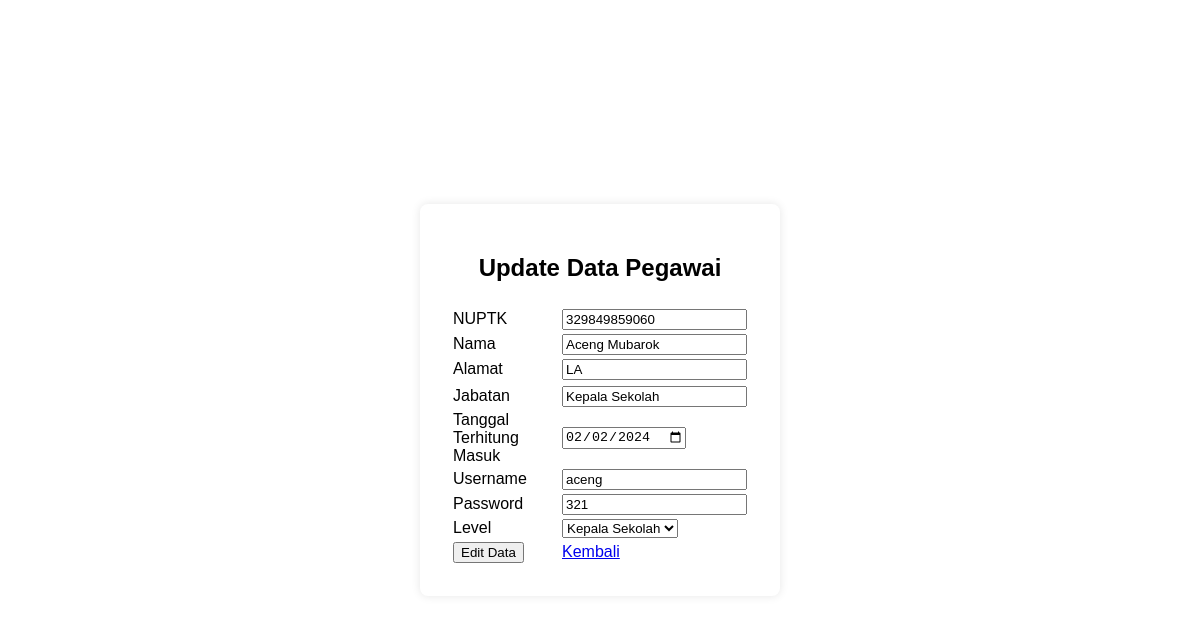
Page /ubah_pegawai.php?id=001K on the committed database.
### tables this page shows
CREATE TABLE `pegawai` (
  `id` varchar(10) NOT NULL,
  `nuptk` varchar(20) NOT NULL,
  `nama` varchar(50) NOT NULL,
  `jk` varchar(15) NOT NULL,
  `alamat` varchar(50) NOT NULL,
  `jabatan` varchar(20) NOT NULL,
  `tmt` date NOT NULL
);

CREATE TABLE `user` (
  `id_staff` varchar(10) NOT NULL,
  `nuptk` varchar(15) NOT NULL,
  `username` varchar(20) NOT NULL,
  `password` varchar(10) NOT NULL,
  `level` varchar(30) NOT NULL
);

### ubah_pegawai.php (the view, shortened to what this page needs)
<?php
require_once("koneksi.php");
$id = $_GET["id"];
$ambiluser = $db->query("SELECT * FROM user WHERE id_staff='$id'");
$rowuser = $ambiluser->fetch_assoc();
if (!empty($rowuser)) {
    $ambil = $db->query("SELECT * FROM pegawai inner join user on pegawai.id = user.id_staff WHERE id='$id'");
    $data = $ambil->fetch_assoc();
?>
    <!DOCTYPE html>
    <html lang="en">
    <head>
    </head>
    <body>
        <div class="login-container">
            <h2>Update Data Pegawai</h2>
            <table>
                <form action="" method="POST">
                    <tr>
                        <td><input type="hidden" name="id" value="<?= $data['id'] ?>" required></td>
                    </tr>
                    <tr>
                        <td><label for="nuptk">NUPTK </label></td>
                        <td><input type="text" name="nuptk" value="<?= $data['nuptk'] ?>" required></td>
                    </tr>
                    <tr>
                        <td><label for="nama">Nama </label></td>
                        <td><input type="text" name="nama" value="<?= $data['nama'] ?>" required></td>
                    </tr>
                    <tr>
                        <td><label for="alamat">Alamat </label></td>
                        <td><input type="text" name="alamat" value="<?= $data['alamat'] ?>" required></td>
                    <tr>
                    <tr>
                        <td><label for="jabatan">Jabatan </label></td>
                        <td><input type="text" name="jabatan" value="<?= $data['jabatan'] ?>" required></td>
                    </tr>
                    <tr>
                        <td><label for="tmt">Tanggal Terhitung Masuk </label></td>
                        <td><input type="date" name="tmt" value="<?= $data['tmt'] ?>" required></td>
                    </tr>
                    <tr>
                        <td><label for="username">Username </label></td>
                        <td><input type="text" name="username" value="<?= $data['username'] ?>" required></td>
                    </tr>
                    <tr>
                        <td><label for="password">Password </label></td>
                        <td><input type="text" name="password" value="<?= $data['password'] ?>" required></td>
                    </tr>
                    <tr>
                        <td><label for="level">Level </label></td>
                        <td>
                            <select name="level" required>
                                <option <?php if ($data['level'] == 'Kepala Sekolah') echo 'selected'; ?> value="Kepala Sekolah">Kepala Sekolah</option>
                            </select>
                        </td>
                    </tr>
                    <tr>
                        <td><input type="submit" value="Edit Data" name="ubah"></td>
                        <td><a href="pegawai.php"> Kembali </a></td>
                    </tr>
                </form>
            </table>
        </div>
    </body>
    </html>
<?php } ?>

### ubah_pegawai.php (style rules this page uses)
body { font-family: sans-serif, sans-serif; background-image: url('assets/img/school.jpg'); background-repeat: no-repeat; background-size: 100%; margin: 0; padding: 0; display: flex; align-items: center; justify-content: center; height: 100vh; }
.login-container { background-color: #fff; border-radius: 8px; box-shadow: 0 0 10px rgba(0, 0, 0, 0.1); padding: 30px; width: 300px; }
.login-container h2 { text-align: center; }

### rows in the picture
pegawai: nuptk "329849859060", nama "Aceng Mubarok", alamat "LA", jabatan "Kepala Sekolah", tmt "02/02/2024", username "aceng", password "321"
user: level "Kepala Sekolah"
